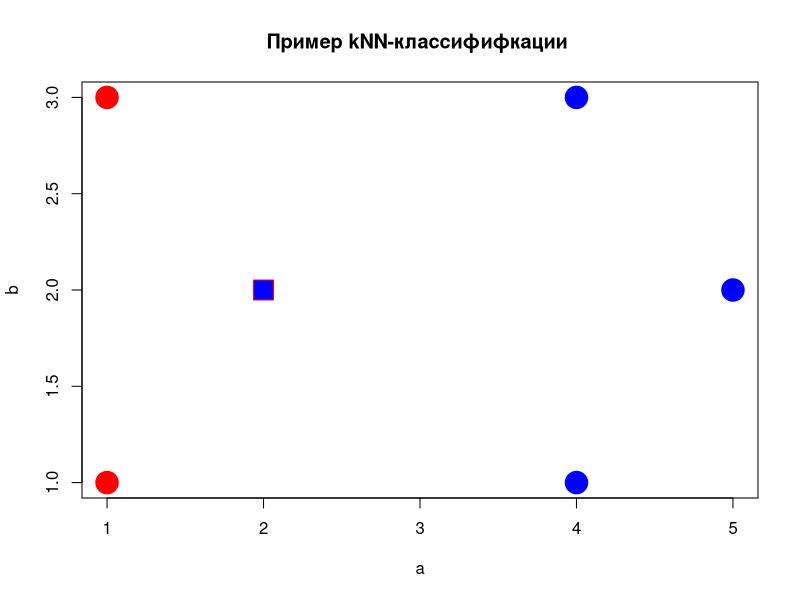

Recreate this plot in R.
#метрика
EM <- function(u, v) {
  return(sqrt(sum((u - v) ^ 2)))
}

#линейка
ruler <- function(z, feature_matrix, metric_function = EM) {
  n <- dim(feature_matrix)[2]
  l <- dim(feature_matrix)[1]
  distances <- matrix(NA, l, 2)
  for(i in 1:l) {
    distances[i,] <- c(i, metric_function(feature_matrix[i,1:n], z))
  }
  distances <- distances[order(distances[,2]),]
  return(distances)
}

kwNN <- function(feature_matrix, labels, z, k, q) {
  distances <- ruler(z, feature_matrix)
  cnt <- c("a" = 0, "b" = 0)

  for (i in 1:k) {
    class <- labels[distances[i,1]]
    cnt[class] <- cnt[class] + q ^ i
  }
return(which.max(cnt))
}

kNN <- function(feature_matrix, labels, z, k) {
  distances <- ruler(z, feature_matrix)
  cnt <- c("a" = 0, "b" = 0)

  for (i in 1:k) {
    class <- labels[distances[i,1]]
    cnt[class] <- cnt[class] + 1
  }
return(which.max(cnt))
}

a <- vector()
b <- vector()
a[1] <- 1
a[2] <- 1
a[3] <- 4
a[4] <- 5
a[5] <- 4

b[1] <- 1
b[2] <- 3
b[3] <- 1
b[4] <- 2
b[5] <- 3

class <- vector()
class[1] <- "a"
class[2] <- "a"
class[3] <- "b"
class[4] <- "b"
class[5] <- "b"

feature_matrix <- cbind(a, b)
#feature_matrix

colors <- c("a" = "red", "b" = "blue")
plot(a, b, pch = 21, col = colors[class], bg = colors[class], cex = 3, main = "Пример kNN-классифифкации ")

#z <- c(2, 2)
x <- 2
y <- 2
cl1 <- kNN(feature_matrix, class, c(x, y), 5)
cl2 <- kwNN(feature_matrix, class, c(x, y), 5, 0.6)
points(x, y, pch = 22, col = colors[cl2], bg = colors[cl1], cex = 3)